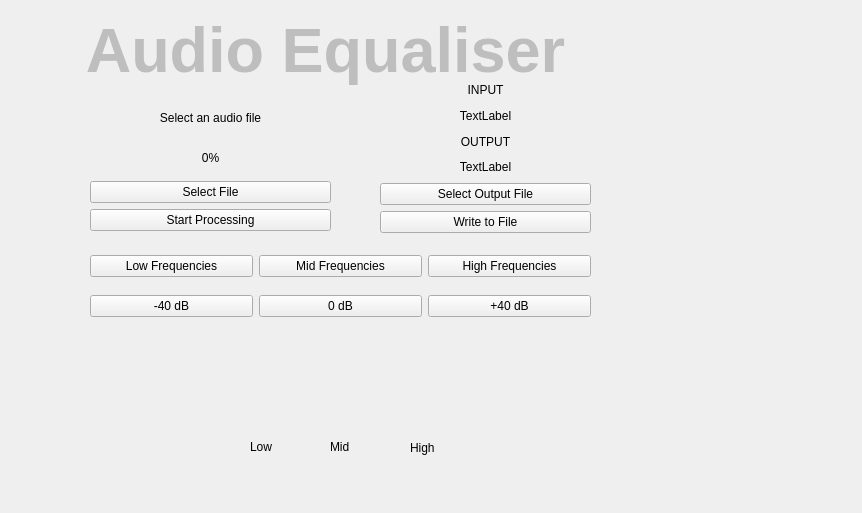
<?xml version="1.0" encoding="UTF-8"?>
<ui version="4.0">
 <class>EqualizerBeta</class>
 <widget class="QWidget" name="EqualizerBeta">
  <property name="geometry">
   <rect>
    <x>0</x>
    <y>0</y>
    <width>862</width>
    <height>513</height>
   </rect>
  </property>
  <property name="windowTitle">
   <string>Form</string>
  </property>
  <widget class="QWidget" name="verticalLayoutWidget">
   <property name="geometry">
    <rect>
     <x>380</x>
     <y>80</y>
     <width>211</width>
     <height>153</height>
    </rect>
   </property>
   <layout class="QVBoxLayout" name="outputLayout">
    <item>
     <widget class="QLabel" name="in_label">
      <property name="autoFillBackground">
       <bool>true</bool>
      </property>
      <property name="text">
       <string>INPUT</string>
      </property>
      <property name="alignment">
       <set>Qt::AlignCenter</set>
      </property>
     </widget>
    </item>
    <item>
     <widget class="QLabel" name="Input_val">
      <property name="text">
       <string>TextLabel</string>
      </property>
      <property name="alignment">
       <set>Qt::AlignCenter</set>
      </property>
     </widget>
    </item>
    <item>
     <widget class="QLabel" name="OUT_label">
      <property name="autoFillBackground">
       <bool>true</bool>
      </property>
      <property name="text">
       <string>OUTPUT</string>
      </property>
      <property name="alignment">
       <set>Qt::AlignCenter</set>
      </property>
     </widget>
    </item>
    <item>
     <widget class="QLabel" name="output_val">
      <property name="text">
       <string>TextLabel</string>
      </property>
      <property name="alignment">
       <set>Qt::AlignCenter</set>
      </property>
     </widget>
    </item>
    <item>
     <widget class="QPushButton" name="selectOutputButton">
      <property name="text">
       <string>Select Output File</string>
      </property>
     </widget>
    </item>
    <item>
     <widget class="QPushButton" name="writeFileButton">
      <property name="text">
       <string>Write to File</string>
      </property>
     </widget>
    </item>
   </layout>
  </widget>
  <widget class="QWidget" name="verticalLayoutWidget_2">
   <property name="geometry">
    <rect>
     <x>90</x>
     <y>100</y>
     <width>241</width>
     <height>131</height>
    </rect>
   </property>
   <layout class="QVBoxLayout" name="controlLayout">
    <item>
     <widget class="QLabel" name="SelectFileLabel">
      <property name="text">
       <string>Select an audio file</string>
      </property>
      <property name="alignment">
       <set>Qt::AlignCenter</set>
      </property>
     </widget>
    </item>
    <item>
     <widget class="QLabel" name="progressText">
      <property name="text">
       <string>0%</string>
      </property>
      <property name="alignment">
       <set>Qt::AlignCenter</set>
      </property>
     </widget>
    </item>
    <item>
     <widget class="QPushButton" name="selectFileButton">
      <property name="text">
       <string>Select File</string>
      </property>
     </widget>
    </item>
    <item>
     <widget class="QPushButton" name="startbutton">
      <property name="text">
       <string>Start Processing</string>
      </property>
     </widget>
    </item>
   </layout>
  </widget>
  <widget class="QLabel" name="title">
   <property name="enabled">
    <bool>false</bool>
   </property>
   <property name="geometry">
    <rect>
     <x>40</x>
     <y>0</y>
     <width>571</width>
     <height>101</height>
    </rect>
   </property>
   <property name="minimumSize">
    <size>
     <width>571</width>
     <height>101</height>
    </size>
   </property>
   <property name="font">
    <font>
     <family>Helvetica</family>
     <pointsize>47</pointsize>
     <weight>75</weight>
     <bold>true</bold>
    </font>
   </property>
   <property name="text">
    <string>Audio Equaliser</string>
   </property>
   <property name="textFormat">
    <enum>Qt::RichText</enum>
   </property>
   <property name="scaledContents">
    <bool>false</bool>
   </property>
   <property name="alignment">
    <set>Qt::AlignCenter</set>
   </property>
   <property name="wordWrap">
    <bool>true</bool>
   </property>
  </widget>
  <widget class="QWidget" name="horizontalLayoutWidget">
   <property name="geometry">
    <rect>
     <x>90</x>
     <y>250</y>
     <width>501</width>
     <height>32</height>
    </rect>
   </property>
   <layout class="QHBoxLayout" name="horizontalLayout">
    <item>
     <widget class="QPushButton" name="LowFreqButton">
      <property name="text">
       <string>Low Frequencies</string>
      </property>
      <property name="checkable">
       <bool>true</bool>
      </property>
     </widget>
    </item>
    <item>
     <widget class="QPushButton" name="MidFreqButton">
      <property name="text">
       <string>Mid Frequencies</string>
      </property>
      <property name="checkable">
       <bool>true</bool>
      </property>
     </widget>
    </item>
    <item>
     <widget class="QPushButton" name="HighFreqButton">
      <property name="text">
       <string>High Frequencies</string>
      </property>
      <property name="checkable">
       <bool>true</bool>
      </property>
      <property name="checked">
       <bool>false</bool>
      </property>
     </widget>
    </item>
   </layout>
  </widget>
  <widget class="QLabel" name="high_freq_amp_img">
   <property name="geometry">
    <rect>
     <x>410</x>
     <y>340</y>
     <width>41</width>
     <height>85</height>
    </rect>
   </property>
   <property name="text">
    <string/>
   </property>
   <property name="pixmap">
    <pixmap>../../EQ drawings/amplified_freq.png</pixmap>
   </property>
  </widget>
  <widget class="QLabel" name="mid_freq_amp_img">
   <property name="geometry">
    <rect>
     <x>330</x>
     <y>340</y>
     <width>41</width>
     <height>85</height>
    </rect>
   </property>
   <property name="text">
    <string/>
   </property>
   <property name="pixmap">
    <pixmap>../../EQ drawings/amplified_freq.png</pixmap>
   </property>
  </widget>
  <widget class="QLabel" name="low_freq_amp_img">
   <property name="geometry">
    <rect>
     <x>250</x>
     <y>340</y>
     <width>41</width>
     <height>85</height>
    </rect>
   </property>
   <property name="text">
    <string/>
   </property>
   <property name="pixmap">
    <pixmap>../../EQ drawings/amplified_freq.png</pixmap>
   </property>
  </widget>
  <widget class="QLabel" name="low_freq_pass_img">
   <property name="geometry">
    <rect>
     <x>250</x>
     <y>330</y>
     <width>41</width>
     <height>101</height>
    </rect>
   </property>
   <property name="text">
    <string/>
   </property>
   <property name="pixmap">
    <pixmap>../../EQ drawings/pass_freq.png</pixmap>
   </property>
  </widget>
  <widget class="QLabel" name="high_freq_pass_img">
   <property name="geometry">
    <rect>
     <x>410</x>
     <y>330</y>
     <width>41</width>
     <height>101</height>
    </rect>
   </property>
   <property name="text">
    <string/>
   </property>
   <property name="pixmap">
    <pixmap>../../EQ drawings/pass_freq.png</pixmap>
   </property>
  </widget>
  <widget class="QLabel" name="mid_freq_pass_img">
   <property name="geometry">
    <rect>
     <x>330</x>
     <y>330</y>
     <width>41</width>
     <height>101</height>
    </rect>
   </property>
   <property name="text">
    <string/>
   </property>
   <property name="pixmap">
    <pixmap>../../EQ drawings/pass_freq.png</pixmap>
   </property>
  </widget>
  <widget class="QWidget" name="horizontalLayoutWidget_2">
   <property name="geometry">
    <rect>
     <x>90</x>
     <y>290</y>
     <width>501</width>
     <height>32</height>
    </rect>
   </property>
   <layout class="QHBoxLayout" name="horizontalLayout_2">
    <item>
     <widget class="QPushButton" name="attenuateButton">
      <property name="text">
       <string>-40 dB</string>
      </property>
      <property name="checkable">
       <bool>true</bool>
      </property>
     </widget>
    </item>
    <item>
     <widget class="QPushButton" name="passThroughButton">
      <property name="text">
       <string>0 dB</string>
      </property>
      <property name="checkable">
       <bool>true</bool>
      </property>
     </widget>
    </item>
    <item>
     <widget class="QPushButton" name="amplifyButton">
      <property name="text">
       <string>+40 dB</string>
      </property>
      <property name="checkable">
       <bool>true</bool>
      </property>
     </widget>
    </item>
   </layout>
  </widget>
  <widget class="QLabel" name="low_freq_att_img">
   <property name="geometry">
    <rect>
     <x>250</x>
     <y>340</y>
     <width>41</width>
     <height>91</height>
    </rect>
   </property>
   <property name="text">
    <string/>
   </property>
   <property name="pixmap">
    <pixmap>../../EQ drawings/attenuate_freq.png</pixmap>
   </property>
  </widget>
  <widget class="QLabel" name="high_freq_att_img">
   <property name="geometry">
    <rect>
     <x>410</x>
     <y>340</y>
     <width>41</width>
     <height>91</height>
    </rect>
   </property>
   <property name="text">
    <string/>
   </property>
   <property name="pixmap">
    <pixmap>../../EQ drawings/attenuate_freq.png</pixmap>
   </property>
  </widget>
  <widget class="QLabel" name="mid_freq_att_img">
   <property name="geometry">
    <rect>
     <x>330</x>
     <y>340</y>
     <width>41</width>
     <height>91</height>
    </rect>
   </property>
   <property name="text">
    <string/>
   </property>
   <property name="pixmap">
    <pixmap>../../EQ drawings/attenuate_freq.png</pixmap>
   </property>
  </widget>
  <widget class="QLabel" name="label">
   <property name="geometry">
    <rect>
     <x>110</x>
     <y>350</y>
     <width>71</width>
     <height>71</height>
    </rect>
   </property>
   <property name="minimumSize">
    <size>
     <width>71</width>
     <height>71</height>
    </size>
   </property>
   <property name="text">
    <string/>
   </property>
   <property name="pixmap">
    <pixmap>../../EQ drawings/equalizer (1).png</pixmap>
   </property>
  </widget>
  <widget class="QLabel" name="label_2">
   <property name="geometry">
    <rect>
     <x>250</x>
     <y>440</y>
     <width>56</width>
     <height>13</height>
    </rect>
   </property>
   <property name="text">
    <string>Low</string>
   </property>
  </widget>
  <widget class="QLabel" name="label_3">
   <property name="geometry">
    <rect>
     <x>330</x>
     <y>440</y>
     <width>56</width>
     <height>13</height>
    </rect>
   </property>
   <property name="text">
    <string>Mid</string>
   </property>
  </widget>
  <widget class="QLabel" name="label_4">
   <property name="geometry">
    <rect>
     <x>410</x>
     <y>440</y>
     <width>31</width>
     <height>16</height>
    </rect>
   </property>
   <property name="text">
    <string>High</string>
   </property>
  </widget>
 </widget>
 <resources/>
 <connections/>
</ui>
